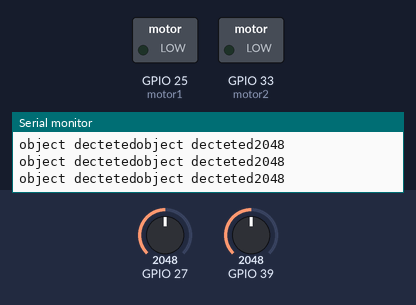
Bench run of a sketch on a simulated ESP32. On the bench: switched loads named in the sketch (green lamp = pin HIGH), the last lines printed to the serial monitor. Dashed ring = blinking. The test bench sets the inputs (shaded band); at power-on: GPIO 27 = 2048, GPIO 39 = 2048.

Above: at 1.2 s.
1.3 s: GPIO 27 set to 1935
At 2.2 s:
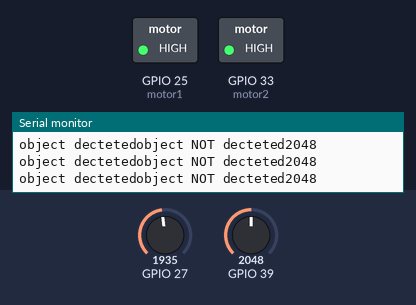
2.8 s: GPIO 39 set to 1960
At 3.6 s:
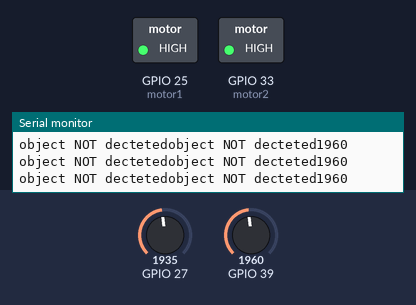
4.7 s: GPIO 27 set to 2040
At 5.6 s:
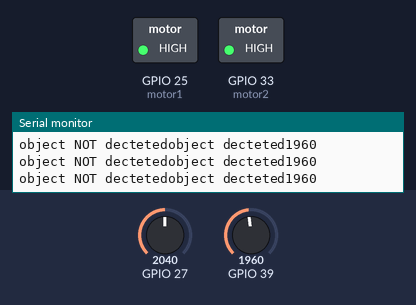
6.6 s: GPIO 39 set to 2040
At 7.5 s:
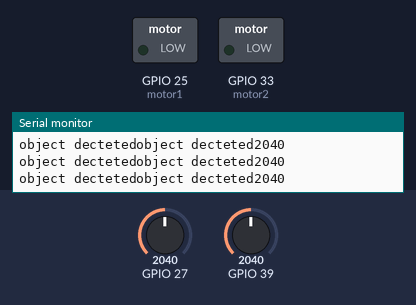
Timing chart, 0 to 9.6 s (numbered marks = the images above; inputs shaded):
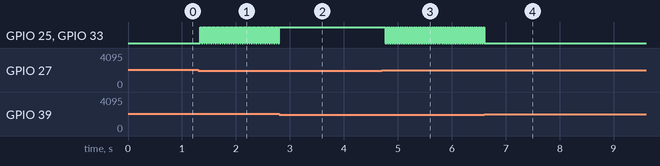

Measured:
- the behaviour switches between 2000 and 1999 on GPIO 27 (found by bisection; images 0 and 1)
- after the input at 1.3 s, GPIO 25 (motor1), GPIO 33 (motor2): alternates HIGH for 0.03 s and LOW for 0.01 s, starting at once
- after the input at 2.8 s, GPIO 25 (motor1), GPIO 33 (motor2): stops changing and stays HIGH
- after the input at 4.7 s, GPIO 25 (motor1), GPIO 33 (motor2): alternates HIGH for 0.02 s and LOW for 0.02 s, starting after 0.07 s
- after the input at 6.6 s, GPIO 25 (motor1), GPIO 33 (motor2): goes on until 6.6 s, then stays LOW

The sketch:

task_code__1_.ino
```cpp
int motor1 = 25;
int motor2 = 33;
void setup() {
   // put your setup code here, to run once:
   pinMode(motor1,OUTPUT);
pinMode(motor2,OUTPUT);
pinMode(39,INPUT);
pinMode(27,INPUT);

Serial.begin(9600);
}

void loop() {
  // put your main code here, to run repeatedl to get analog chnge the digitalread into analogread
int sensorvalue = analogRead(39);
int sensorvalue2 = analogRead(27);
Serial.println(sensorvalue);
delay(1);


  if(sensorvalue>2000)

{

digitalWrite(motor1,LOW);
digitalWrite(motor2,LOW);
Serial.print("object decteted");
}
 else if(sensorvalue<2000)
 {
   digitalWrite(motor1,HIGH);
digitalWrite(motor2,HIGH);
Serial.print("object NOT decteted");
 }
  if(sensorvalue2>2000)
{

digitalWrite(motor1,LOW);
digitalWrite(motor2,LOW);
Serial.print("object decteted");
}
 else if(sensorvalue2<2000)
 {
   digitalWrite(motor1,HIGH);
digitalWrite(motor2,HIGH);
Serial.print("object NOT decteted");
 }
}
```
